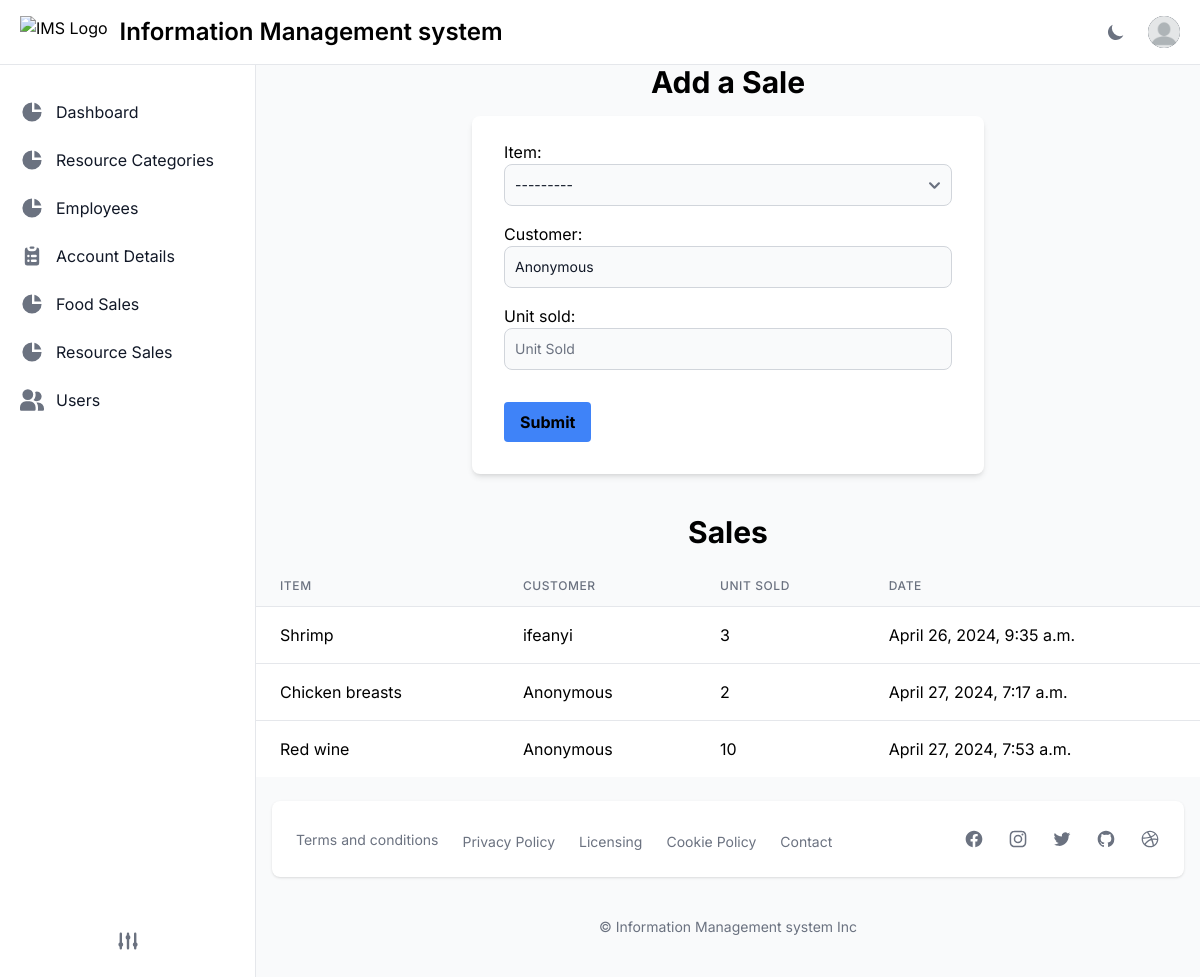
The app's page /resource/sales/ (signed in) with its own data.
### apps/resource/models.py (models this page shows)
class Sales(models.Model):
    item = models.ForeignKey(Resource, on_delete=models.CASCADE)
    customer = models.CharField(max_length=45, null=True, default="Anonymous")
    unit_sold = models.IntegerField()
    date = models.DateTimeField(auto_now_add=True, editable=True, null=True)

class Resource(models.Model):
    category = models.ForeignKey(Resourcecategory, on_delete=models.CASCADE, verbose_name='Resources')
    name = models.CharField(max_length=40, null=False, blank=False)
    quantity = models.DecimalField(max_digits=10, decimal_places=2)
    description = models.TextField(max_length=200)
    weight = models.DecimalField(max_digits=10, decimal_places=2)
    worth =  models.DecimalField(max_digits=10, decimal_places=2)
    price_per_unit = models.DecimalField(max_digits=10, decimal_places=2, null=True)
    def __str__(self):
        return self.name

### apps/resource/views.py (the view)
# urls.py: path('sales/', views.Saleview, name='sales'),
@login_required(login_url='/users/signin/')
@admin_required
def Saleview(request):
    if request.method == 'POST':
        form = SalesForm(request.POST)
        if form.is_valid():
            sale_instance = form.save(commit=False)
            resource = sale_instance.item
            resource.quantity -= sale_instance.unit_sold
            resource.save()
            sale_instance.save()
            return redirect('sales')  # Redirect to the same page after successful submission
    else:
        form = SalesForm()
    sales = Sales.objects.all()
    return render(request, './resources/sales.html', {'form': form, 'sales': sales})

### templates/resources/sales.html (shortened to what this page needs)
{% extends "layouts/base.html"%}
{% load static %}
{% block content %}
<div class="container mx-auto">
    <h1 class="text-3xl text-center font-bold mb-4 dark:text-white">Add a Sale</h1>
    <form method="POST" class="max-w-lg mx-auto bg-white shadow-md rounded-lg px-8 pt-6 pb-8 mt-4">
        <div class="mb-4">
            {{ form.item.label_tag }}
            {{ form.item }}
        </div>
        <div class="mb-4">
            {{ form.customer.label_tag }}
            {{ form.customer }}
        </div>
        <div class="mb-4">
            {{ form.unit_sold.label_tag }}
            {{ form.unit_sold }}
        </div>
        <button type="submit" class="justify-between dark:text-white bg-blue-500 hover:bg-blue-700 font-bold py-2 px-4 rounded mt-4">Submit</button>
    </form>
</div>
<div class="mt-10 container mx-auto">
    <h1 class="text-3xl text-center font-bold mb-4 dark:text-white">Sales</h1>
    <table class="min-w-full divide-y divide-gray-200">
        <thead class="bg-gray-50">
            <tr>
                <th scope="col" class="px-6 py-3 text-left text-xs font-medium text-gray-500 uppercase tracking-wider">Item</th>
                <th scope="col" class="px-6 py-3 text-left text-xs font-medium text-gray-500 uppercase tracking-wider">Customer</th>
                <th scope="col" class="px-6 py-3 text-left text-xs font-medium text-gray-500 uppercase tracking-wider">Unit Sold</th>
                <th scope="col" class="px-6 py-3 text-left text-xs font-medium text-gray-500 uppercase tracking-wider">Date</th>
            </tr>
        </thead>
        <tbody class="bg-white divide-y divide-gray-200">
            {% for sale in sales %}
                <tr>
                    <td class="px-6 py-4 whitespace-nowrap">{{ sale.item }}</td>
                    <td class="px-6 py-4 whitespace-nowrap">{{ sale.customer }}</td>
                    <td class="px-6 py-4 whitespace-nowrap">{{ sale.unit_sold }}</td>
                    <td class="px-6 py-4 whitespace-nowrap">{{ sale.date }}</td>
                </tr>
            {% endfor %}
        </tbody>
    </table>
</div>
{% endblock %}

### records on screen
Sales: item "Shrimp", customer "ifeanyi", unit_sold "3", date "April 26, 2024, 9:35 a.m."
Sales: item "Chicken breasts", customer "Anonymous", unit_sold "2", date "April 27, 2024, 7:17 a.m."
Sales: item "Red wine", customer "Anonymous", unit_sold "10", date "April 27, 2024, 7:53 a.m."
